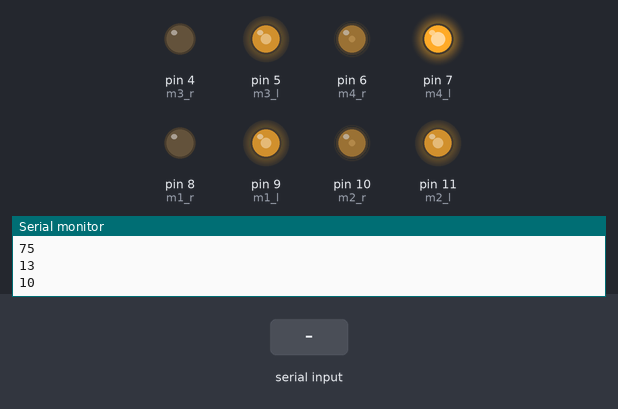
Simulated run of this sketch. Board: Arduino Uno, built with avr-gcc and run on an emulated ATmega328P. Parts: output pins drawn as LEDs (lit = HIGH), the last lines printed to the serial monitor. The inputs (shaded band) are chosen by the test bench. The modem accepts every AT command (registered, SIM ready, sends succeed) and sends nothing else.

Above: at 1.2 s.
1.3 s: "1" received over the second serial link
At 1.8 s:
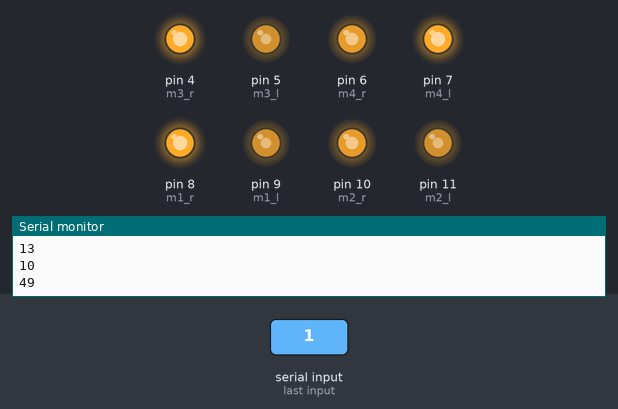
2.8 s: "2" received over the second serial link
At 4.0 s:
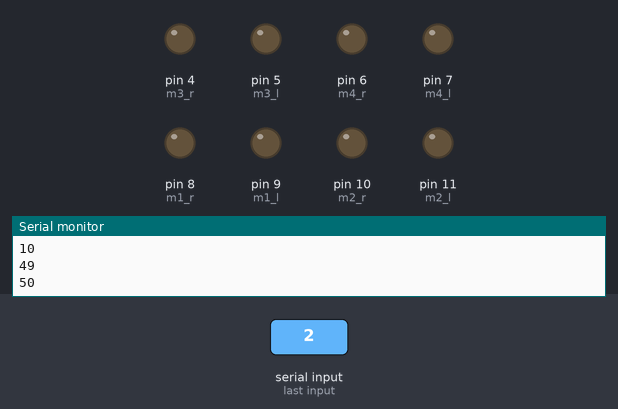
4.3 s: "0" received over the second serial link
At 5.3 s:
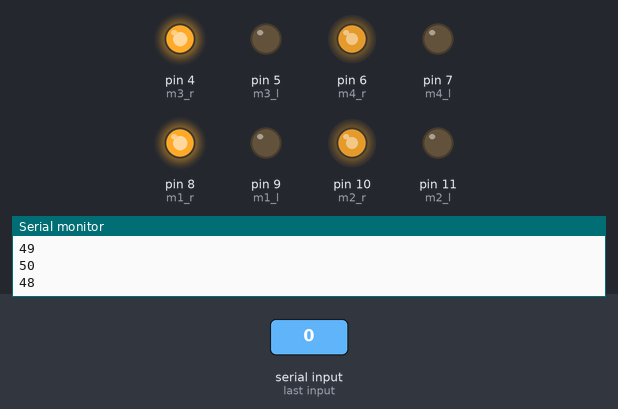
Timing chart, 0 to 7.3 s (numbered marks = the images above; inputs shaded):
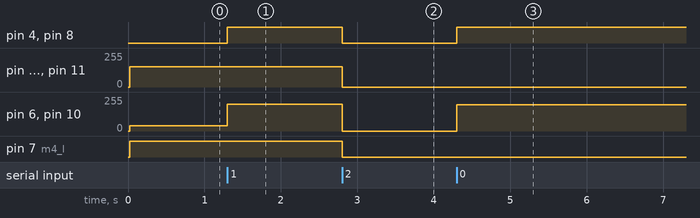

The sketch:

car_main.ino
```cpp
#include <SoftwareSerial.h>
#include "drive.h"
#define m1_r 8
#define m1_l 9
#define m2_r 10
#define m2_l 11
#define m3_r 4
#define m3_l 5
#define m4_r 6
#define m4_l 7
#define res 13
#define trans 12


SoftwareSerial Blutus (res,trans);
int bt_input;
int move_status;

void setup() {
  Serial.begin(9600);
  Blutus.begin(9600);

  Blutus.println ("AT+NAMECYBERTRON666");
  drive_setap();

             }


void loop() {


if (Blutus.available()>0)
{


  bt_input = (int)Blutus.read();


  Serial.println(bt_input);
 if((bt_input>=10)&&(bt_input<50))
 {
  forward (bt_input*160);
 }

 else if ((bt_input>51)&&(bt_input<99))
 {
  backward (bt_input*80);
 }
  else if ((bt_input>100)&&(bt_input<150))
 {
  left (bt_input*40);

 }
   else if ((bt_input>151)&&(bt_input<200))
 {
  right (bt_input*35);

 }
   else if ((bt_input=2)||(bt_input=51)||(bt_input=100)||(bt_input=151))
 {
  stall();
 }


}
}
```

drive.h
```cpp
#define m1_r 8
#define m1_l 9
#define m2_r 10
#define m2_l 11
#define m3_r 4
#define m3_l 5
#define m4_r 6
#define m4_l 7

#define res 13
#define trans 12

int tick;
  void stall()
  {

      analogWrite(m1_l,0);
      analogWrite(m2_l,0);
      analogWrite(m3_l,0);
      analogWrite(m4_l,0);
      analogWrite(m1_r,0);
      analogWrite(m2_r,0);
      analogWrite(m3_r,0);
      analogWrite(m4_r,0);
  }

void drive_setap ()
{
  pinMode(m1_r,OUTPUT);
  pinMode(m1_l,OUTPUT);
  pinMode(m2_r,OUTPUT);
  pinMode(m2_l,OUTPUT);
  pinMode(m3_r,OUTPUT);
  pinMode(m3_l,OUTPUT);
  pinMode(m4_r,OUTPUT);
  pinMode(m4_l,OUTPUT);
  stall();

}
int speed_scalar (int speeed)
  {
      int sped_real=map(speeed,1,10000,1,255);
      return sped_real;

  }

  void left(int sp)
  {
    int www=speed_scalar(sp);
      analogWrite(m1_l,www);
      analogWrite(m2_l,www);
      analogWrite(m3_r,www);
      analogWrite(m4_r,www);
  }

      void right(int sp4)
  {
    int www=speed_scalar(sp4);
      analogWrite(m1_r,www);
      analogWrite(m2_r,www);
      analogWrite(m3_l,www);
      analogWrite(m4_l,www);
  }

  void forward(int sp)
  {
    int ww=speed_scalar(sp);
      analogWrite(m1_r,ww);
      analogWrite(m2_r,ww);
      analogWrite(m3_r,ww);
      analogWrite(m4_r,ww);
  }

  void backward(int sp1)
  {
    int ww=speed_scalar(sp1);
      analogWrite(m1_l,ww);
      analogWrite(m2_l,ww);
      analogWrite(m3_l,ww);
      analogWrite(m4_l,ww);
  }
```

Measured:
- after the input at 1.3 s, pin 4 (m3_r), pin 8 (m1_r): LOW → HIGH at once; pin 6 (m4_r), pin 10 (m2_r): 41/255 → 200/255 at once
- after the input at 2.8 s, pin 4 (m3_r), pin 7 (m4_l), pin 8 (m1_r): HIGH → LOW at once; pin 5 (m3_l), pin 9 (m1_l), pin 11 (m2_l): 153/255 → 0/255 at once; pin 6 (m4_r), pin 10 (m2_r): 200/255 → 0/255 at once
- after the input at 4.3 s, pin 4 (m3_r), pin 8 (m1_r): LOW → HIGH at once; pin 6 (m4_r), pin 10 (m2_r): 0/255 → 196/255 at once
